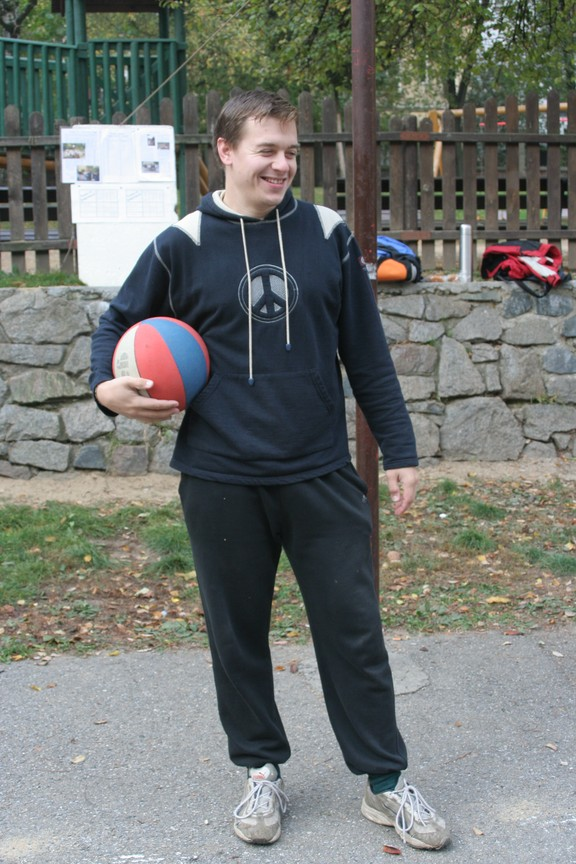
//> input picture vita.jpg, 576 x 864 px
$ ./colors vita.jpg   (built with g++ and OpenCV 4)
//> lines starting //> are read from the running program, lines starting //| are printed output that depends on the picture
//> further down, vita is the input picture: 864 rows x 576 cols, CV_8UC3; mean B, G, R 112.8, 117, 113.5
### convert.h
/**
 * ZPO projekt
 *
 * xdujic01, xmokra00, xrysav17
 */


void rgb2hsv(uchar, uchar, uchar, uchar &, uchar &, uchar &);
void hsv2rgb(uchar, uchar, uchar, uchar &, uchar &, uchar &);

void rgb2hsl(uchar, uchar, uchar, uchar &, uchar &, uchar &);
void hsl2rgb(uchar, uchar, uchar, uchar &, uchar &, uchar &);

void rgb2yuv(uchar, uchar, uchar, uchar &, uchar &, uchar &);
void yuv2rgb(uchar, uchar, uchar, uchar &, uchar &, uchar &);

void rgb2cmy(uchar, uchar, uchar, uchar &, uchar &, uchar &);
void cmy2rgb(uchar, uchar, uchar, uchar &, uchar &, uchar &);

void rgb2rg(uchar, uchar, uchar, uchar &, uchar &);

### show.h
/**
 * ZPO projekt
 *
 * xdujic01, xmokra00, xrysav17
 */


void show_rgb(cv::Mat, cv::Mat &, cv::Mat &, cv::Mat &);
void show_hsv(cv::Mat, cv::Mat &, cv::Mat &, cv::Mat &);
void show_hsl(cv::Mat, cv::Mat &, cv::Mat &, cv::Mat &);
void show_cmy(cv::Mat, cv::Mat &, cv::Mat &, cv::Mat &);
void show_rb(cv::Mat, cv::Mat &, cv::Mat &, cv::Mat &);
void show_yuv(cv::Mat, cv::Mat &, cv::Mat &, cv::Mat &);

### convert.cc
/**
 * ZPO projekt
 *
 * xdujic01, xmokra00, xrysav17
 */

#include <opencv/cv.h>
#include <opencv/highgui.h>

#include "show.h"


// HSV
// [136 lines left out: functions rgb2hsv, hsv2rgb, rgb2hsl, not called in this run]
//void hsl2rgb(uchar h, uchar s, uchar l, uchar &r, uchar &g, uchar &b) {
//}

// YUV
void rgb2yuv(uchar r, uchar g, uchar b, uchar &y, uchar &u, uchar &v) {
    y =   r * 0.299 + g * 0.587 + b * 0.114;
    u = - r * 0.147 - g * 0.289 + b * 0.436;
    v =   r * 0.615 - g * 0.515 - b * 0.100;
}
// [18 lines left out: functions yuv2rgb, rgb2rg, rgb2cmy, not called in this run]
void cmy2rgb(uchar c, uchar m, uchar y, uchar &r, uchar &g, uchar &b) {
    rgb2cmy(c, m, y, r, g, b);
}

### show.cc
/**
 * ZPO projekt
 *
 * xdujic01, xmokra00, xrysav17
 */

#include <opencv/cv.h>
#include <opencv/highgui.h>

#include "convert.h"

// [125 lines left out: functions show_rgb, show_hsv, show_cmy, show_hsl, not called in this run]


void show_yuv(cv::Mat vita, cv::Mat &am, cv::Mat &bm, cv::Mat &cm) {

    uchar * adata = am.data;
    uchar * bdata = bm.data;
    uchar * cdata = cm.data;

    uchar y, u, v;

    for(int y__ = 0; y__ < vita.rows; ++y__) {
        for(int x = 0; x < vita.cols; ++x) {

            rgb2yuv(cdata[y__*vita.step + 3*x+2],
                    cdata[y__*vita.step + 3*x+1],
                    cdata[y__*vita.step + 3*x+0], y, u, v);
            // y
            adata[y__*vita.step + 3*x+0] = y;
            adata[y__*vita.step + 3*x+1] = y;
            adata[y__*vita.step + 3*x+2] = y;

            // u (B - Y)
            bdata[y__*vita.step + 3*x+0] = u + 128;
            bdata[y__*vita.step + 3*x+1] = u + 128;
            bdata[y__*vita.step + 3*x+2] = u + 128;
            // v (R - Y)
            cdata[y__*vita.step + 3*x+0] = v + 64;
            cdata[y__*vita.step + 3*x+1] = v + 64;
            cdata[y__*vita.step + 3*x+2] = v + 64;
        }
    }
//> this loop made 864 passes
//> (y, u, v) on passes 1 to 3: (81, 239, 251), (92, 240, 252), (83, 242, 253)
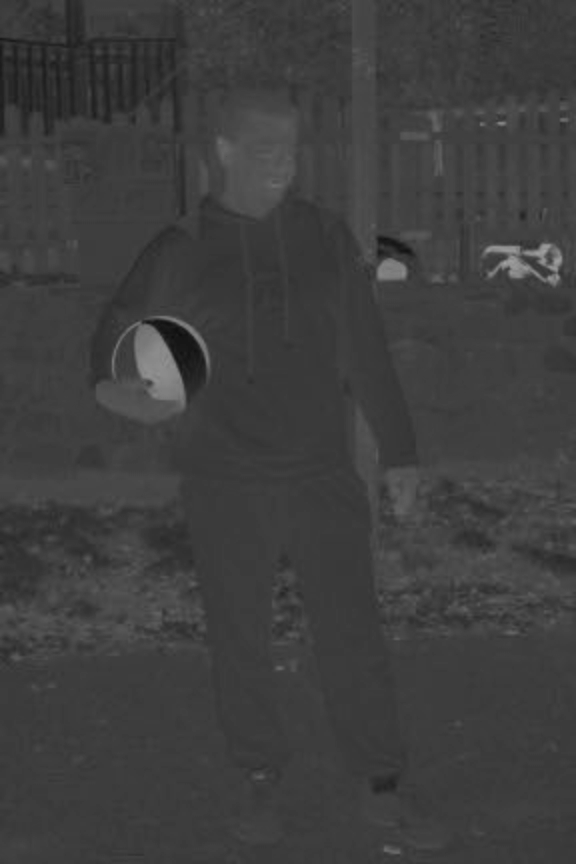
//> cm: 864 rows x 576 cols, CV_8UC3; min 14, max 161, mean 62.4
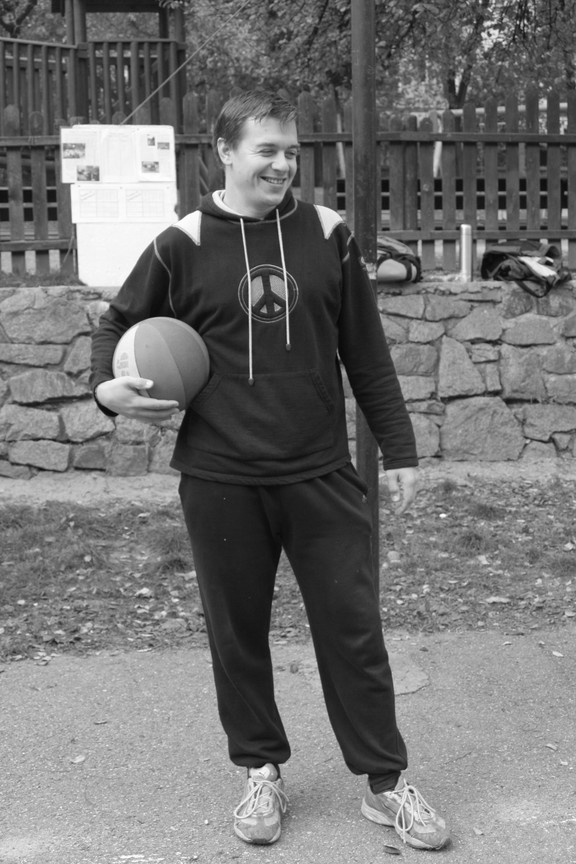
//> am: 864 rows x 576 cols, CV_8UC3; min 6, max 255, mean 114.9
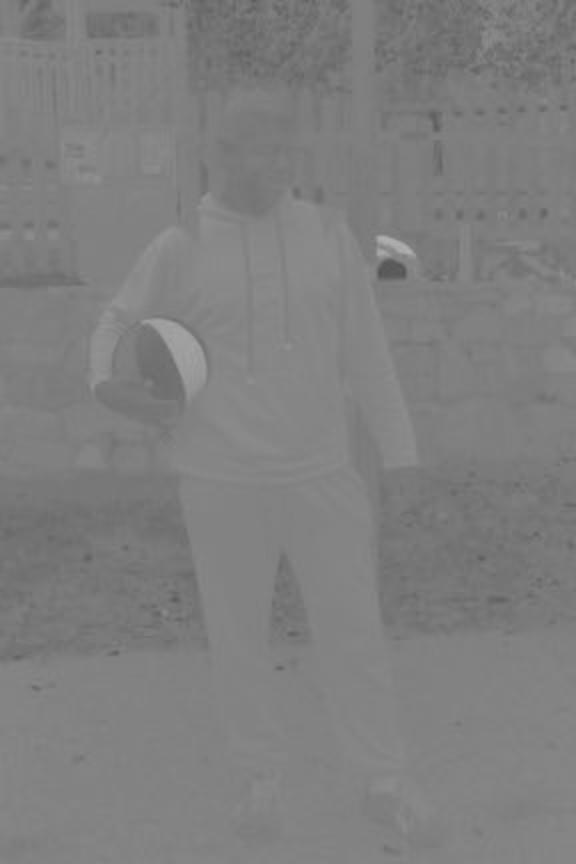
//> bm: 864 rows x 576 cols, CV_8UC3; min 85, max 177, mean 126.7
//> after the loop, y = 156; u = 5; v = 250
}

// [29 lines left out: function show_rg, not called in this run]

### colors.cc
/**
 * ZPO projekt
 *
 * xdujic01, xmokra00, xrysav17
 */

#include <opencv/cv.h>
#include <opencv/highgui.h>

#include "show.h"


const std::string WINDOW = "ZPO-colors ";

typedef unsigned char uchar;


enum {
    MODEL_RGB,
    MODEL_HSV,
    MODEL_YUV,
    MODEL_CMY,
    MODEL_RG,
    MODEL_HSL,

    MODELS, // pocitadlo modelu
};

std::string names[] = {
    "RGB", "HSV", "YUV", "CMY", "RG", "HSL"
};


/*
 * main
 */
int main(int argc, char *argv[]) {

    if(argc < 2)
        return 1;

    cv::Mat vita;

    // nacist obrazek
    vita = cv::imread(argv[1], CV_LOAD_IMAGE_COLOR);
    cv::Mat vitove(cv::Size(vita.cols * 4, vita.rows),CV_8UC3);
    cv::namedWindow(WINDOW, cv::WINDOW_AUTOSIZE * 0);


    int model = MODEL_YUV;// MODEL_RGB;

    while(1) {
        // 3 obrazky
        cv::Mat a, b, c;
        a = cv::imread(argv[1], CV_LOAD_IMAGE_COLOR);
        b = cv::imread(argv[1], CV_LOAD_IMAGE_COLOR);
        c = cv::imread(argv[1], CV_LOAD_IMAGE_COLOR);

        // prepocitat obrazky podle vybraneho modelu
        switch(model) {
        case MODEL_RGB:
            show_rgb(vita, a, b, c);
            break;
        case MODEL_HSV:
            show_hsv(vita, a, b, c);
            break;
        case MODEL_CMY:
            show_cmy(vita, a, b, c);
            break;
        case MODEL_HSL:
            show_hsl(vita, a, b, c);
            break;
        case MODEL_YUV:
            show_yuv(vita, a, b, c);
            break;
        case MODEL_RG:
            show_rg(vita, a, b, c);
            break;
        }

        // vytvorit 1 obrazek ze 4
        cv::Rect roi;
        cv::Mat roiImg;

        // oznacit se region a nakopiruje dilci obrazek
        roi = cv::Rect(vita.cols * 0, 0, vita.cols, vita.rows);
//> roi = Rect(0, 0, 576, 864)
        roiImg = vitove(roi);
        a.copyTo(roiImg);
        roi = cv::Rect(vita.cols * 1, 0, vita.cols, vita.rows);
//> roi = Rect(576, 0, 576, 864)
        roiImg = vitove(roi);
        b.copyTo(roiImg);
        roi = cv::Rect(vita.cols * 2, 0, vita.cols, vita.rows);
//> roi = Rect(1152, 0, 576, 864)
        roiImg = vitove(roi);
        c.copyTo(roiImg);
        roi = cv::Rect(vita.cols * 3, 0, vita.cols, vita.rows);
//> roi = Rect(1728, 0, 576, 864)
        roiImg = vitove(roi);
        vita.copyTo(roiImg);

        // vypsat na obrazek popisky kanalu
        switch(model) {
        case MODEL_RGB:
            cv::putText(vitove, "B", cv::Point(vita.cols*0+30,30), cv::FONT_HERSHEY_COMPLEX_SMALL, 1.4, cvScalar(255,255,255), 2, CV_AA);
            cv::putText(vitove, "G", cv::Point(vita.cols*1+30,30), cv::FONT_HERSHEY_COMPLEX_SMALL, 1.4, cvScalar(255,255,255), 2, CV_AA);
            cv::putText(vitove, "R", cv::Point(vita.cols*2+30,30), cv::FONT_HERSHEY_COMPLEX_SMALL, 1.4, cvScalar(255,255,255), 2, CV_AA);
            break;
        case MODEL_HSV:
            cv::putText(vitove, "H", cv::Point(vita.cols*0+30,30), cv::FONT_HERSHEY_COMPLEX_SMALL, 1.4, cvScalar(0,0,0), 2, CV_AA);
            cv::putText(vitove, "S", cv::Point(vita.cols*1+30,30), cv::FONT_HERSHEY_COMPLEX_SMALL, 1.4, cvScalar(255,255,255), 2, CV_AA);
            cv::putText(vitove, "V", cv::Point(vita.cols*2+30,30), cv::FONT_HERSHEY_COMPLEX_SMALL, 1.4, cvScalar(255,255,255), 2, CV_AA);
            break;
        case MODEL_CMY:
            cv::putText(vitove, "Y", cv::Point(vita.cols*0+30,30), cv::FONT_HERSHEY_COMPLEX_SMALL, 1.4, cvScalar(0,0,0), 2, CV_AA);
            cv::putText(vitove, "M", cv::Point(vita.cols*1+30,30), cv::FONT_HERSHEY_COMPLEX_SMALL, 1.4, cvScalar(0,0,0), 2, CV_AA);
            cv::putText(vitove, "C", cv::Point(vita.cols*2+30,30), cv::FONT_HERSHEY_COMPLEX_SMALL, 1.4, cvScalar(0,0,0), 2, CV_AA);
            break;
        case MODEL_HSL:
            cv::putText(vitove, "H", cv::Point(vita.cols*0+30,30), cv::FONT_HERSHEY_COMPLEX_SMALL, 1.4, cvScalar(0,0,0), 2, CV_AA);
            cv::putText(vitove, "S", cv::Point(vita.cols*1+30,30), cv::FONT_HERSHEY_COMPLEX_SMALL, 1.4, cvScalar(255,255,255), 2, CV_AA);
            cv::putText(vitove, "L", cv::Point(vita.cols*2+30,30), cv::FONT_HERSHEY_COMPLEX_SMALL, 1.4, cvScalar(255,255,255), 2, CV_AA);
            break;
        case MODEL_YUV:
            cv::putText(vitove, "Y", cv::Point(vita.cols*0+30,30), cv::FONT_HERSHEY_COMPLEX_SMALL, 1.4, cvScalar(0,0,255), 2, CV_AA);
            cv::putText(vitove, "U", cv::Point(vita.cols*1+30,30), cv::FONT_HERSHEY_COMPLEX_SMALL, 1.4, cvScalar(0,0,255), 2, CV_AA);
            cv::putText(vitove, "V", cv::Point(vita.cols*2+30,30), cv::FONT_HERSHEY_COMPLEX_SMALL, 1.4, cvScalar(0,0,255), 2, CV_AA);
            break;
        case MODEL_RG:
            cv::putText(vitove, "R", cv::Point(vita.cols*0+30,30), cv::FONT_HERSHEY_COMPLEX_SMALL, 1.4, cvScalar(0,0,255), 2, CV_AA);
            cv::putText(vitove, "G", cv::Point(vita.cols*1+30,30), cv::FONT_HERSHEY_COMPLEX_SMALL, 1.4, cvScalar(0,0,255), 2, CV_AA);
            break;
        }

        // zobrazit
        cv::imshow(WINDOW, vitove);
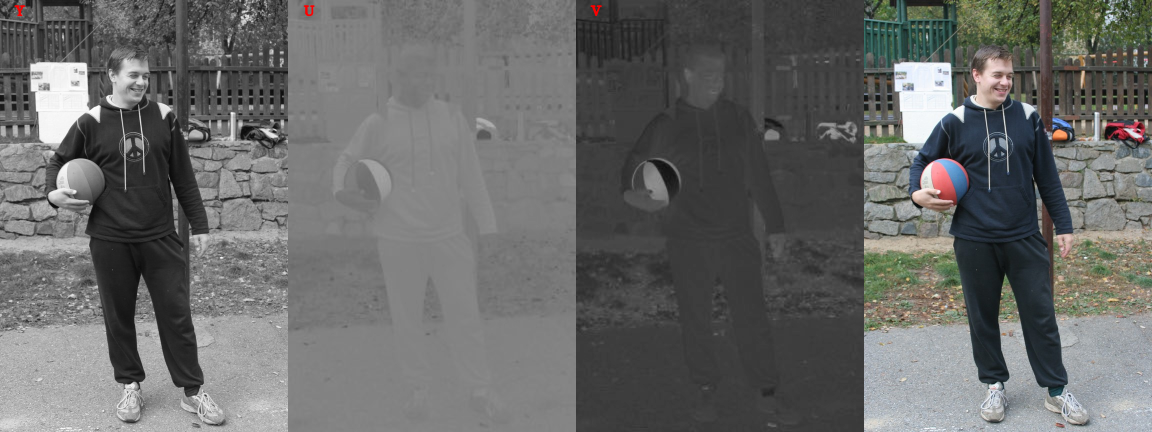
//> window 'ZPO-colors ': 864 rows x 2304 cols, CV_8UC3 (shown at 1/2 size); mean B, G, R 104.2, 105.2, 104.4
        int key = cv::waitKey();
//> the Esc key is pressed

        // prepnout na dalsi model
        if(key == 65363) // sipka ->
            model = (model + 1) % MODELS;
        else if(key == 65361) // sipka <-
            model = (model - 1 + MODELS) % MODELS;
        else if(key == 113 || key == 27) // Q nebo ESC konec
            break;
        else
            model = (model + 1) % MODELS; // implicitne dalsi

    }

    return 0;
}
